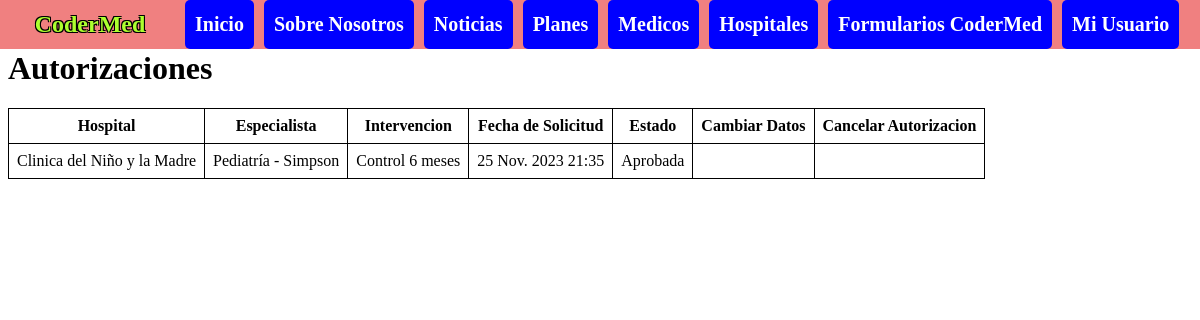
/os/lista-autorizaciones/ (signed in), run on an earlier commit of the app's database.
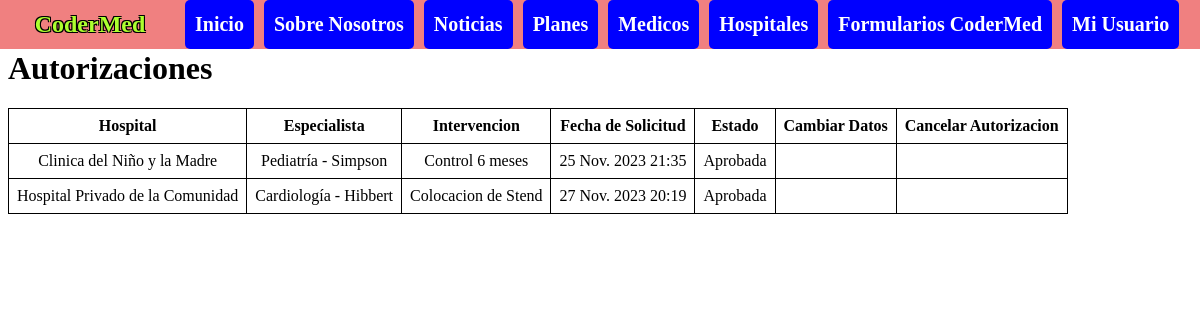
And on a later commit of the database.
### obra_social/models.py (models this page shows, shortened)
class Autorizacion(models.Model):
    creador = models.ForeignKey(User, on_delete=models.CASCADE, null=True)
    dni_afiliado=models.CharField(max_length=10)
    plan=models.IntegerField()
    hospital=models.CharField(max_length=40)
    especialista=models.CharField(max_length=200)
    intervencion=models.CharField(max_length=100)
    observaciones=models.TextField(blank=True)
    fecha_solicitud=models.DateTimeField(auto_now_add=True)
    solicitud_aprobada=models.BooleanField(default=False)

### obra_social/views.py (the view)
# urls.py: path("lista-autorizaciones/",lista_autorizaciones, name="lista-autorizaciones"),
@login_required
def lista_autorizaciones(request):
    contexto = {
        "autorizaciones": Autorizacion.objects.all()
    }
    http_response = render(
        request=request,
        template_name='obra_social/autorizaciones.html',
        context=contexto
    )
    return http_response

### obra_social/templates/obra_social/autorizaciones.html (shortened to what this page needs)
{% extends "base.html" %}
{% block contenido %}
    <h1>Autorizaciones</h1>
    <table class="autorizaciones">
        <tbody>
            <tr>
                <th>Hospital</th>
                <th>Especialista</th>
                <th>Intervencion</th>
                <th>Fecha de Solicitud</th>
                <th>Estado</th>
                <th>Cambiar Datos</th>
                <th>Cancelar Autorizacion</th>
            </tr>
            {% for autorizacion in autorizaciones %}
            {% if user == autorizacion.creador %}
            <tr>
                <td>{{ autorizacion.hospital }}</td>
                <td>{{ autorizacion.especialista }}</td>
                <td>{{ autorizacion.intervencion }}</td>
                <td>{{ autorizacion.fecha_solicitud }}</td>
                {% if autorizacion.solicitud_aprobada %}
                    <td>Aprobada</td>
                    <td></td>
                    <td></td>
                {% else %}
                    <td>Pendiente</td>
                    <td><a href="{%url 'editar-autorizacion' autorizacion.id%}">Editar</a></td>
                    <td><a href="{%url 'cancelar-autorizacion' autorizacion.id %}">Cancelar</a></td>
                {% endif %}
            </tr>
            {% endif %}
            {% endfor %}
        </tbody>
    </table>
{% endblock contenido %}

What changed in the data, as far as the page shows it:
added Autorizacion: hospital "Hospital Privado de la Comunidad", especialista "Cardiología - Hibbert", intervencion "Colocacion de Stend", fecha_solicitud "27 Nov. 2023 20:19", solicitud_aprobada "Aprobada"
